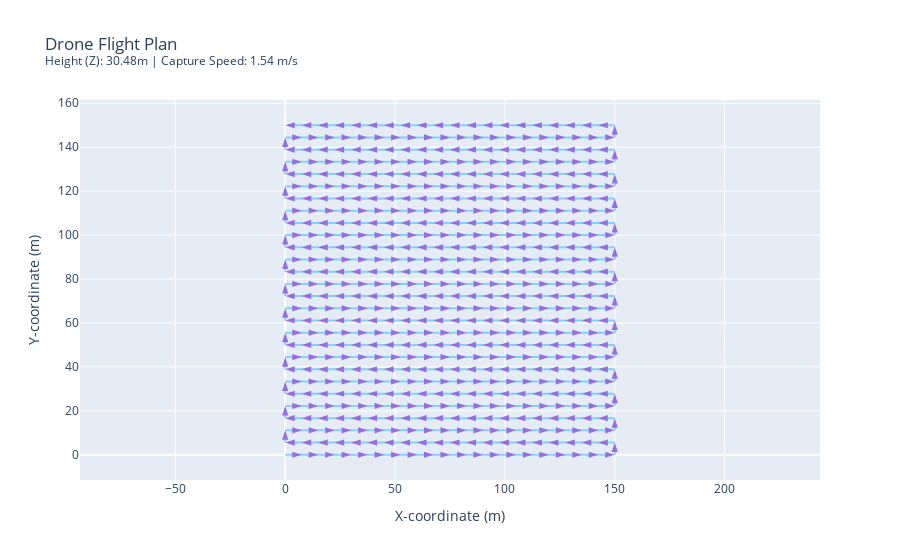

The cell this chart's notebook holds for it:
### Markdown cell above
### <font color='rebeccapurple'>Ablation 5: Increase Focal Length (Simulated Zoom)</font>

*   **Change:** Double the camera's focal length in pixels (`fx`, `fy`) in the copied `camera_` object. Keep `dataset_spec` at baseline.
*   **Observation:** The flight grid becomes much denser in both X and Y directions. The spacing between waypoints along lines and between lines decreases significantly, resulting in a much higher total waypoint count.
*   **Reasoning:** A higher focal length (in pixels, with sensor/image size constant) corresponds to a more "zoomed-in" view, meaning each photo captures a smaller area on the ground (smaller footprint). To maintain

### Code cell
# Ablation 5 Code
print("\nAblation 5: Double Focal Length (fx, fy)")
camera_abl5 = copy.deepcopy(camera_x10)
dataset_spec_abl5 = copy.deepcopy(dataset_spec)
camera_abl5.fx = camera_x10.fx * 2.0 # Double fx
camera_abl5.fy = camera_x10.fy * 2.0 # Double fy
print(f"Modified Camera fx={camera_abl5.fx:.2f}, fy={camera_abl5.fy:.2f}")

plan_abl5 = generate_photo_plan_on_grid(camera_abl5, dataset_spec_abl5)
print(f"Generated {len(plan_abl5)} waypoints.")
fig_abl5 = plot_photo_plan(plan_abl5)
fig_abl5.show()

### Figure 1 — Plotly figure (JSON) as saved in the notebook; plotly's stock layout.template omitted (floating-point values rounded to 4 significant figures; data arrays with more than 128 entries replaced by an {"elided": "..."} marker saying what was removed)
{"data": [{"line": {"color": "LightSkyBlue", "width": 2}, "marker": {"angleref": "previous", "color": "MediumPurple", "size": 10, "symbol": "arrow"}, "mode": "lines+markers", "name": "Flight Path", "type": "scatter", "x": {"elided": "588 float values"}, "y": {"elided": "588 float values"}}], "layout": {"hovermode": "closest", "title": {"text": "Drone Flight Plan<br><sup>Height (Z): 30.48m | Capture Speed: 1.54 m/s</sup>"}, "xaxis": {"title": {"text": "X-coordinate (m)"}}, "yaxis": {"scaleanchor": "x", "scaleratio": 1, "title": {"text": "Y-coordinate (m)"}}}}
